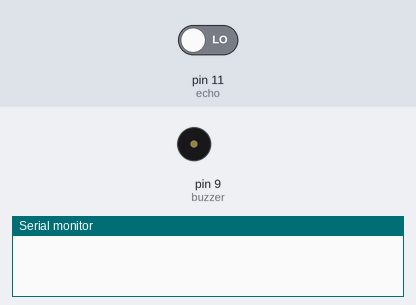
The sketch below on a simulated Arduino Uno, built with avr-gcc and run on an emulated ATmega328P. Shown: buzzer (waves = sounding, pin HIGH), the last lines printed to the serial monitor. Inputs (shaded band) come from the test bench; at power-on: pin 11 (echo) LOW. Pins used as bus, display or sensor lines are not drawn.

Above: at 3.1 s.
At 6.1 s:
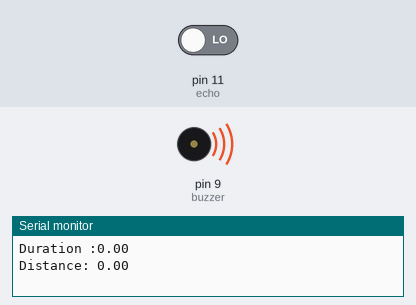
Timing chart, 0 to 7.6 s (numbered marks = the images above):
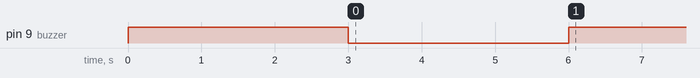

The sketch:

ultrasonic_Sensor.ino
```cpp
const int buzzer = 9;
const int echo = 11;
const int trig = 10;
float distance, duration;
void setup() {
  // put your setup code here, to run once:  pinMode(buzzer, OUTPUT);
  Serial.begin(9600);
  pinMode(buzzer, OUTPUT);
  digitalWrite(buzzer, HIGH);
  delay(3000);
  digitalWrite(buzzer, LOW);
 pinMode(echo, INPUT);
 pinMode(trig, OUTPUT);


}

void loop() {
   // put your main code here, to run repeatedly:

 digitalWrite(echo, HIGH);
 delay(1000);
 digitalWrite(echo, LOW);

 digitalWrite(trig, HIGH);
 delay(1000);
 digitalWrite(trig, LOW);

  duration = pulseIn(echo, HIGH);
 Serial.print("Duration :");
 Serial.println(duration);
 distance = (duration*0.343)/2;
 Serial.print("Distance: ");
 Serial.println(distance);
 if (distance < 400) {
  digitalWrite(buzzer, HIGH);
 }

else{
  digitalWrite(buzzer, LOW);

  }
  delay(100);
 }
```

Measured:
- by itself, pin 9 (buzzer): HIGH → LOW at 3.0 s, → HIGH 3.0 s later
